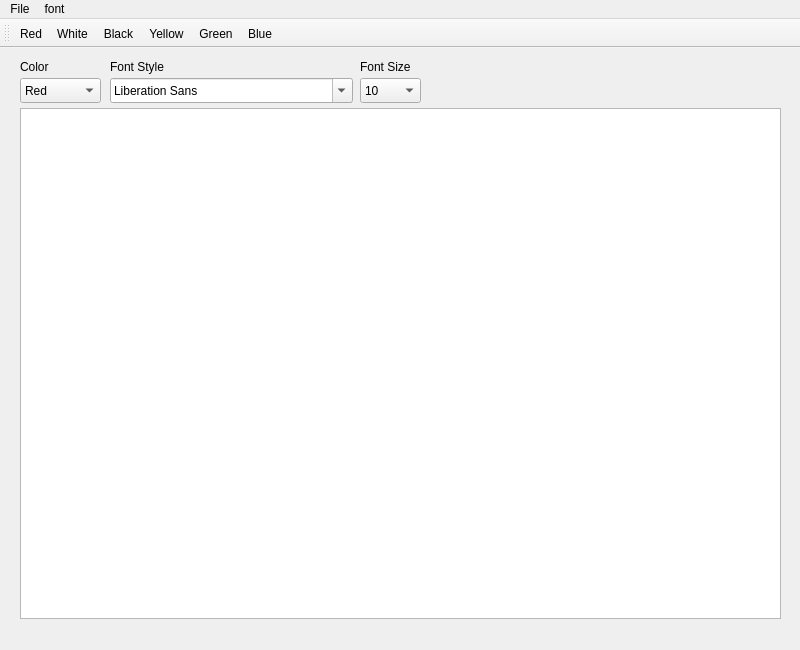
<?xml version="1.0" encoding="UTF-8"?>
<ui version="4.0">
 <class>MainWindow</class>
 <widget class="QMainWindow" name="MainWindow">
  <property name="geometry">
   <rect>
    <x>0</x>
    <y>0</y>
    <width>800</width>
    <height>650</height>
   </rect>
  </property>
  <property name="minimumSize">
   <size>
    <width>800</width>
    <height>650</height>
   </size>
  </property>
  <property name="maximumSize">
   <size>
    <width>800</width>
    <height>650</height>
   </size>
  </property>
  <property name="windowTitle">
   <string>NotaPadQT</string>
  </property>
  <widget class="QWidget" name="centralwidget">
   <widget class="QWidget" name="verticalLayoutWidget">
    <property name="geometry">
     <rect>
      <x>20</x>
      <y>60</y>
      <width>761</width>
      <height>511</height>
     </rect>
    </property>
    <layout class="QVBoxLayout" name="verticalLayout">
     <item>
      <widget class="QTextEdit" name="textEdit"/>
     </item>
    </layout>
   </widget>
   <widget class="QComboBox" name="comboBox">
    <property name="geometry">
     <rect>
      <x>20</x>
      <y>30</y>
      <width>81</width>
      <height>25</height>
     </rect>
    </property>
    <item>
     <property name="text">
      <string>Red</string>
     </property>
     <property name="icon">
      <iconset resource="Resources.qrc">
       <normaloff>:/images/Icons/red.jpg</normaloff>:/images/Icons/red.jpg</iconset>
     </property>
    </item>
    <item>
     <property name="text">
      <string>White</string>
     </property>
     <property name="icon">
      <iconset resource="Resources.qrc">
       <normaloff>:/images/Icons/white.jpg</normaloff>:/images/Icons/white.jpg</iconset>
     </property>
    </item>
    <item>
     <property name="text">
      <string>Black</string>
     </property>
     <property name="icon">
      <iconset resource="Resources.qrc">
       <normaloff>:/images/Icons/black.jpg</normaloff>:/images/Icons/black.jpg</iconset>
     </property>
    </item>
    <item>
     <property name="text">
      <string>Yellow</string>
     </property>
     <property name="icon">
      <iconset resource="Resources.qrc">
       <normaloff>:/images/Icons/yellow.jpg</normaloff>:/images/Icons/yellow.jpg</iconset>
     </property>
    </item>
    <item>
     <property name="text">
      <string>Green</string>
     </property>
     <property name="icon">
      <iconset resource="Resources.qrc">
       <normaloff>:/images/Icons/green.jpg</normaloff>:/images/Icons/green.jpg</iconset>
     </property>
    </item>
    <item>
     <property name="text">
      <string>Blue</string>
     </property>
     <property name="icon">
      <iconset resource="Resources.qrc">
       <normaloff>:/images/Icons/blue.jpg</normaloff>:/images/Icons/blue.jpg</iconset>
     </property>
    </item>
   </widget>
   <widget class="QLabel" name="ColorLabel">
    <property name="geometry">
     <rect>
      <x>20</x>
      <y>10</y>
      <width>31</width>
      <height>17</height>
     </rect>
    </property>
    <property name="text">
     <string>Color</string>
    </property>
   </widget>
   <widget class="QFontComboBox" name="fontComboBox">
    <property name="geometry">
     <rect>
      <x>110</x>
      <y>30</y>
      <width>243</width>
      <height>25</height>
     </rect>
    </property>
   </widget>
   <widget class="QLabel" name="FontLabel">
    <property name="geometry">
     <rect>
      <x>110</x>
      <y>10</y>
      <width>71</width>
      <height>17</height>
     </rect>
    </property>
    <property name="text">
     <string>Font Style</string>
    </property>
   </widget>
   <widget class="QComboBox" name="comboBox_Font_Size">
    <property name="geometry">
     <rect>
      <x>360</x>
      <y>30</y>
      <width>61</width>
      <height>25</height>
     </rect>
    </property>
    <item>
     <property name="text">
      <string>10</string>
     </property>
    </item>
    <item>
     <property name="text">
      <string>12</string>
     </property>
    </item>
    <item>
     <property name="text">
      <string>14</string>
     </property>
    </item>
    <item>
     <property name="text">
      <string>16</string>
     </property>
    </item>
    <item>
     <property name="text">
      <string>20</string>
     </property>
    </item>
    <item>
     <property name="text">
      <string>24</string>
     </property>
    </item>
    <item>
     <property name="text">
      <string>28</string>
     </property>
    </item>
    <item>
     <property name="text">
      <string>32</string>
     </property>
    </item>
    <item>
     <property name="text">
      <string>45</string>
     </property>
    </item>
    <item>
     <property name="text">
      <string>72</string>
     </property>
    </item>
   </widget>
   <widget class="QLabel" name="sizeLabel">
    <property name="geometry">
     <rect>
      <x>360</x>
      <y>10</y>
      <width>51</width>
      <height>17</height>
     </rect>
    </property>
    <property name="text">
     <string>Font Size</string>
    </property>
   </widget>
  </widget>
  <widget class="QMenuBar" name="menubar">
   <property name="geometry">
    <rect>
     <x>0</x>
     <y>0</y>
     <width>800</width>
     <height>22</height>
    </rect>
   </property>
   <widget class="QMenu" name="menuNotaPadQT">
    <property name="title">
     <string>File</string>
    </property>
    <addaction name="actionNew"/>
    <addaction name="actionOpen"/>
    <addaction name="actionSave"/>
   </widget>
   <widget class="QMenu" name="menufont">
    <property name="title">
     <string>font</string>
    </property>
    <widget class="QMenu" name="menuChange_color">
     <property name="title">
      <string>Change color</string>
     </property>
     <addaction name="actionRedFont"/>
     <addaction name="actionWhiteFont"/>
     <addaction name="actionBlackFont"/>
     <addaction name="actionYellowFont"/>
     <addaction name="actionGreenFont"/>
     <addaction name="actionBlueFont"/>
    </widget>
    <addaction name="menuChange_color"/>
   </widget>
   <addaction name="menuNotaPadQT"/>
   <addaction name="menufont"/>
  </widget>
  <widget class="QToolBar" name="toolBar">
   <property name="windowTitle">
    <string>toolBar</string>
   </property>
   <attribute name="toolBarArea">
    <enum>TopToolBarArea</enum>
   </attribute>
   <attribute name="toolBarBreak">
    <bool>false</bool>
   </attribute>
   <addaction name="actionRedFont"/>
   <addaction name="actionWhiteFont"/>
   <addaction name="actionBlackFont"/>
   <addaction name="actionYellowFont"/>
   <addaction name="actionGreenFont"/>
   <addaction name="actionBlueFont"/>
  </widget>
  <action name="actionNew">
   <property name="icon">
    <iconset theme="document-new">
     <normaloff>.</normaloff>.</iconset>
   </property>
   <property name="text">
    <string>New</string>
   </property>
  </action>
  <action name="actionOpen">
   <property name="icon">
    <iconset theme="document-open">
     <normaloff>.</normaloff>.</iconset>
   </property>
   <property name="text">
    <string>Open</string>
   </property>
  </action>
  <action name="actionSave">
   <property name="icon">
    <iconset theme="document-save">
     <normaloff>.</normaloff>.</iconset>
   </property>
   <property name="text">
    <string>Save</string>
   </property>
  </action>
  <action name="actionRedFont">
   <property name="icon">
    <iconset resource="Resources.qrc">
     <normaloff>:/images/Icons/red.jpg</normaloff>:/images/Icons/red.jpg</iconset>
   </property>
   <property name="text">
    <string>Red</string>
   </property>
  </action>
  <action name="actionWhiteFont">
   <property name="icon">
    <iconset resource="Resources.qrc">
     <normaloff>:/images/Icons/white.jpg</normaloff>:/images/Icons/white.jpg</iconset>
   </property>
   <property name="text">
    <string>White</string>
   </property>
  </action>
  <action name="actionBlackFont">
   <property name="icon">
    <iconset resource="Resources.qrc">
     <normaloff>:/images/Icons/black.jpg</normaloff>:/images/Icons/black.jpg</iconset>
   </property>
   <property name="text">
    <string>Black</string>
   </property>
  </action>
  <action name="actionYellowFont">
   <property name="icon">
    <iconset resource="Resources.qrc">
     <normaloff>:/images/Icons/yellow.jpg</normaloff>:/images/Icons/yellow.jpg</iconset>
   </property>
   <property name="text">
    <string>Yellow</string>
   </property>
  </action>
  <action name="actionGreenFont">
   <property name="icon">
    <iconset resource="Resources.qrc">
     <normaloff>:/images/Icons/green.jpg</normaloff>:/images/Icons/green.jpg</iconset>
   </property>
   <property name="text">
    <string>Green</string>
   </property>
  </action>
  <action name="actionBlueFont">
   <property name="icon">
    <iconset resource="Resources.qrc">
     <normaloff>:/images/Icons/blue.jpg</normaloff>:/images/Icons/blue.jpg</iconset>
   </property>
   <property name="text">
    <string>Blue</string>
   </property>
  </action>
 </widget>
 <resources>
  <include location="Resources.qrc"/>
 </resources>
 <connections/>
</ui>
